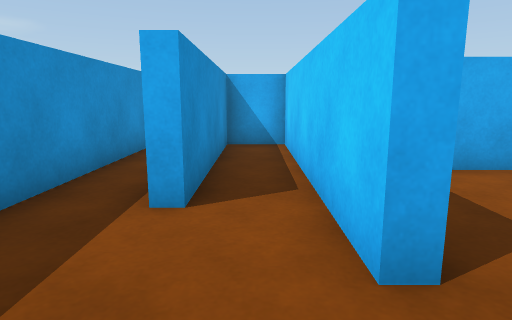
view 1 (above)

19 first-person views from a walk through a scene from a Unity 3-D project. The camera is 0.59 m above the floor, tilts 10° down and sees 75° across. The floor is counted in squares, 0.5 m on a side. Each view is taken from the middle of a square. On the plan, view 1 faces up. The plan holds only what a view shows up to about 13 squares ahead; the rest is blank.

view 2
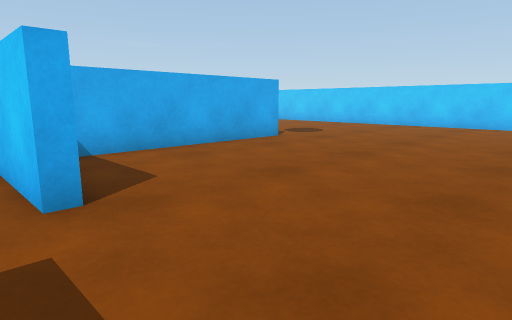

view 3
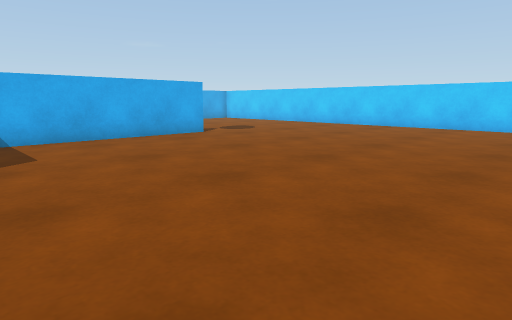

view 4
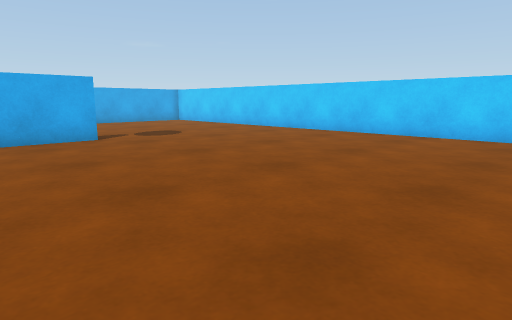

view 5
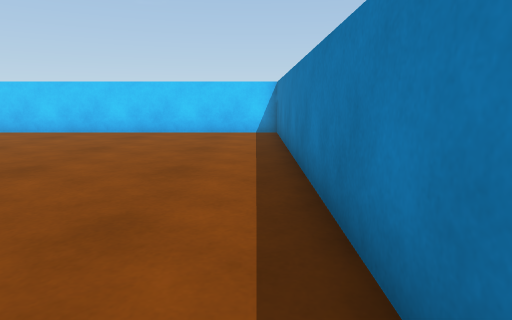

view 6
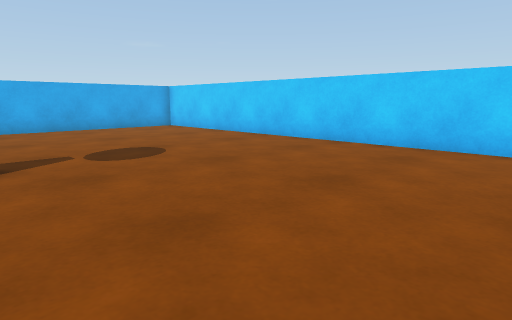

view 7
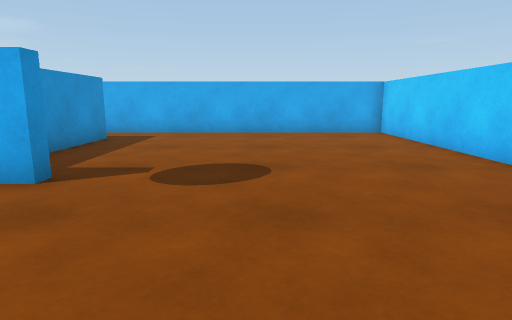

view 8
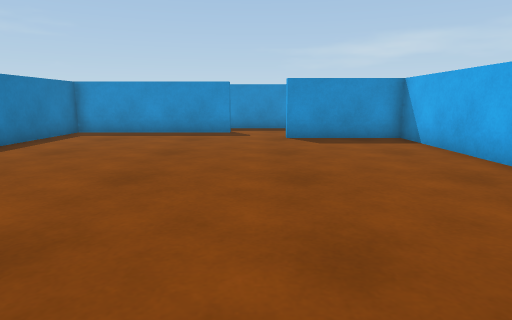

view 9
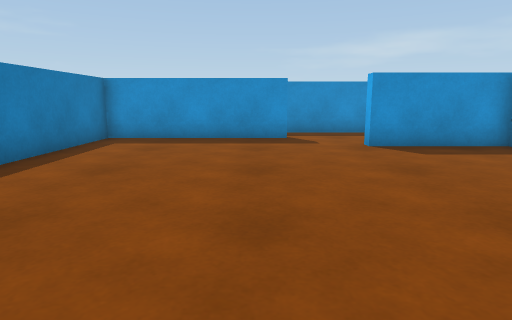

view 10
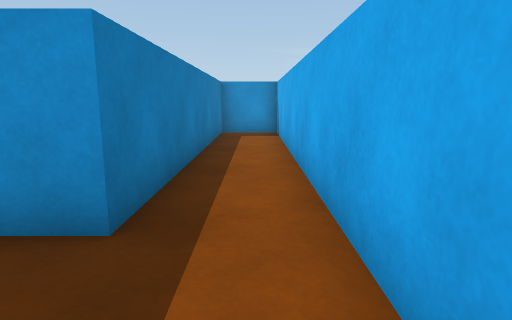

view 11
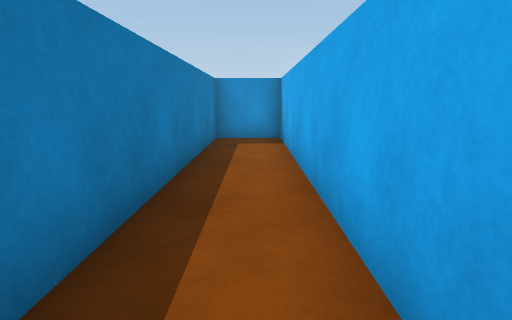

view 12
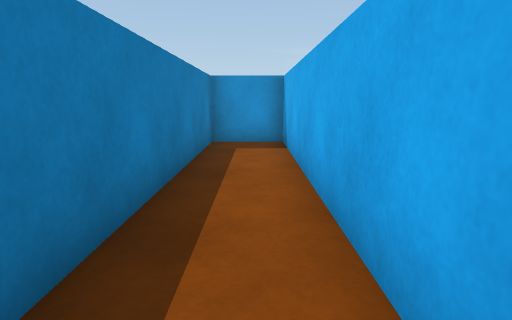

view 13
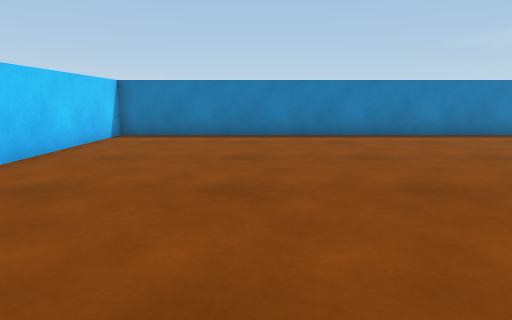

view 14
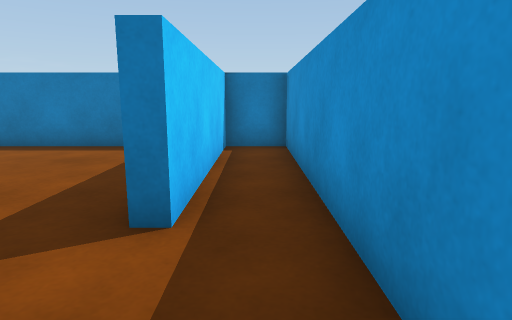

view 15
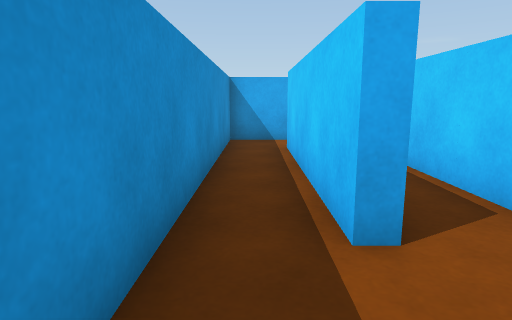

view 16
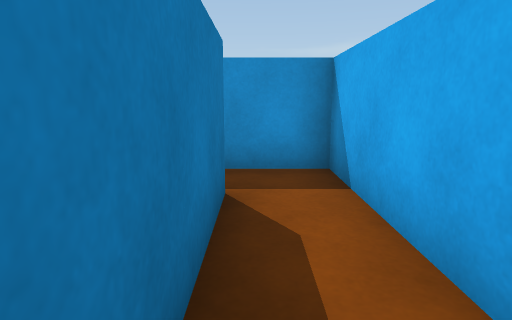

view 17
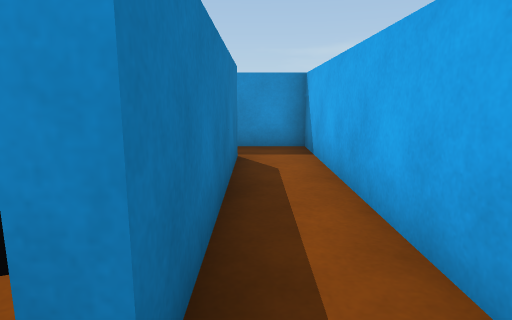

view 18
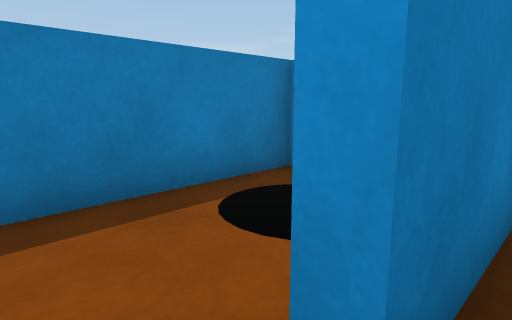

view 19
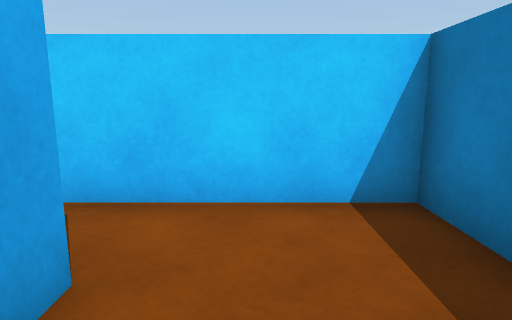

### Floor plan
Points are (right, up) in squares from view 1. A wall is a line through its corners. A room is listed if a view was taken in it or the views show most of it. See-through windows are left out.
Room 1 (views 1, 2, 3, 4, 5, 6, 7, 8, 9, 10, 11, 12, 13, 14, 15)
walls: (8.8, 6.1) (8.8, 5.7) (1.2, 5.7) (1.2, 2) (0.8, 2) (0.8, 9.2) (-0.8, 9.2) (-0.8, 3.6) (-1.2, 3.6); (-2.8, 3.6) (-2.8, -5.8) (-1.2, -5.8) (-1.2, 0) (-0.8, 0) (-0.8, -5.8) (16.8, -5.8) (16.8, 13.8) (-2.8, 13.8) (-2.8, 11.7) (7.2, 11.7) (7.2, 8.6)
ways out: opening at (-2, 3) to room 2
Room 2 (views 16, 17, 18)
walls: (4.5, 11.3) (-2.8, 11.3) (-2.8, 3.6); (-1.2, 3.6) (-1.2, 9.6) (5, 9.6); (6.8, 9.4) (6.8, 10.4)
ways out: opening at (-2, 3) to room 1; opening at (5.5, 9) to room 3
Room 3 (view 19)
walls: (5, 9.6) (5, 9.2) (4.4, 9.2); (1.1, 6.1) (6.8, 6.1) (6.8, 9.4)
ways out: opening at (5.5, 9) to room 2

Where each view was taken, in squares from view 1:
view 1: 0 up, 0 right, facing up
view 2: 2 down, 0 right, facing up-right
view 3: 5 down, 1 right, facing up-right
view 4: 5 down, 5 right, facing up-right
view 5: 5 down, 4 right, facing right
view 6: 1 down, 8 right, facing up-right
view 7: 1 up, 12 right, facing up
view 8: 1 up, 12 right, facing left
view 9: 1 down, 10 right, facing left
view 10: 13 up, 10 right, facing left
view 11: 13 up, 8 right, facing left
view 12: 13 up, 7 right, facing left
view 13: 6 up, 12 right, facing down
view 14: 3 up, 2 left, facing down
view 15: 1 up, 2 left, facing up
view 16: 10 up, 3 right, facing left
view 17: 10 up, 6 right, facing left
view 18: 10 up, 6 right, facing down-left
view 19: 8 up, 3 right, facing right
